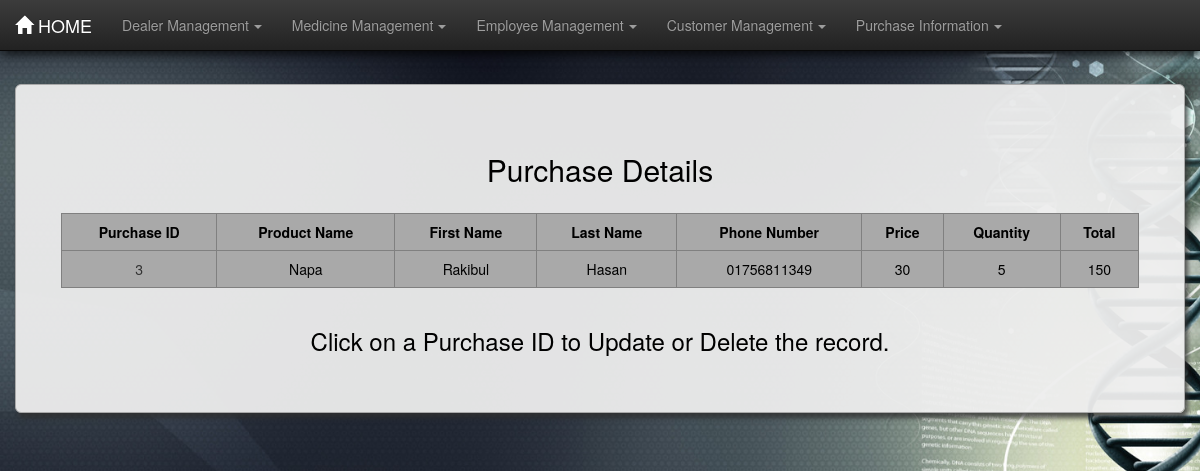
Page /purchasetable/ on the earlier database version.
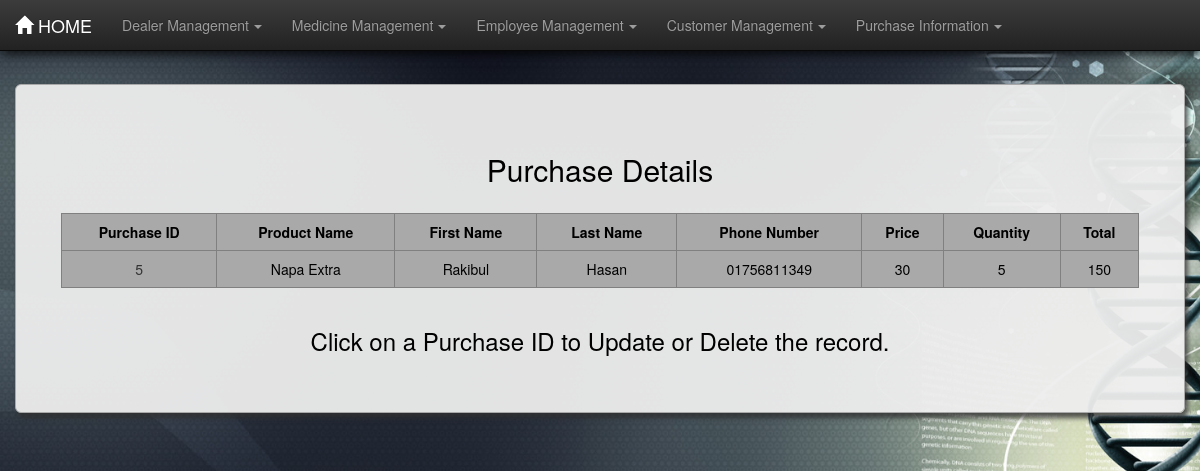
Same page on the later database version.
### pharmecyinfo/models.py (models this page shows, shortened)
class Purchase(models.Model):
    pname = models.CharField(max_length=30)
    fname = models.CharField(max_length=30)
    lname = models.CharField(max_length=30)
    phone_number = models.CharField(max_length=15)
    price = models.IntegerField()
    quantity = models.IntegerField()
    @property
    def total_cost(self):
        return self.price * self.quantity

### pharmecyinfo/views.py (the view)
# urls.py: path('purchasetable/', views.PurchaseListTable.as_view(), name='purchasetable'),
class PurchaseListTable(ListView):
    model = Purchase
    context_object_name = 'purchase'
    template_name = 'purchasetable.html'

### templates/purchasetable.html (shortened to what this page needs)
{% extends 'base.html' %}
{% load static %}
{% block content %}
<div class="container-fluid martop7 black-text">
    <div class="jumbotron jumcust">
        <h2>Purchase Details</h2>
        <div class="row padtop15">
            <div class="col-md-1"></div>
        </div>
        {% if purchase %}
        <div class="row">
            <div class="col-md-1">
            </div>
            <table border="1" class="table table-responsive table-hover col-md-10">
                <tr>
                    <th>Purchase ID</th>
                    <th>Product Name</th>
                    <th>First Name</th>
                    <th>Last Name</th>
                    <th>Phone Number</th>
                    <th>Price</th>
                    <th>Quantity</th>
                    <th>Total</th>
                </tr>
                {% for foo in purchase %}
                    <tr>
                        <td class="idlink"><a href="{% url 'purchaseformview' foo.id %}">{{ foo.id }}</a></td>
                        <td>{{ foo.pname }}</td>
                        <td>{{ foo.fname }}</td>
                        <td>{{ foo.lname }}</td>
                        <td>{{ foo.phone_number }}</td>
                        <td>{{ foo.price }}</td>
                        <td>{{ foo.quantity }}</td>
                        <td>{{ foo.total_cost }}</td>
                    </tr>
                {% endfor %}
            </table>
        </div>
        <footer><h3>Click on a Purchase ID to Update or Delete the record.</h3></footer>
        {% else %}
        <footer><h3>Empty Purchase Enter Data <a href="{% url 'purchaseform' %}">here</a></h3></footer>
        {% endif %}
    </div>
</div>
{% endblock content %}

Differences in the rows shown:
removed Purchase: id "3", pname "Napa", fname "Rakibul", lname "Hasan", phone_number "01756811349", price "30", quantity "5", total_cost "150"
added Purchase: id "5", pname "Napa Extra", fname "Rakibul", lname "Hasan", phone_number "01756811349", price "30", quantity "5", total_cost "150"
